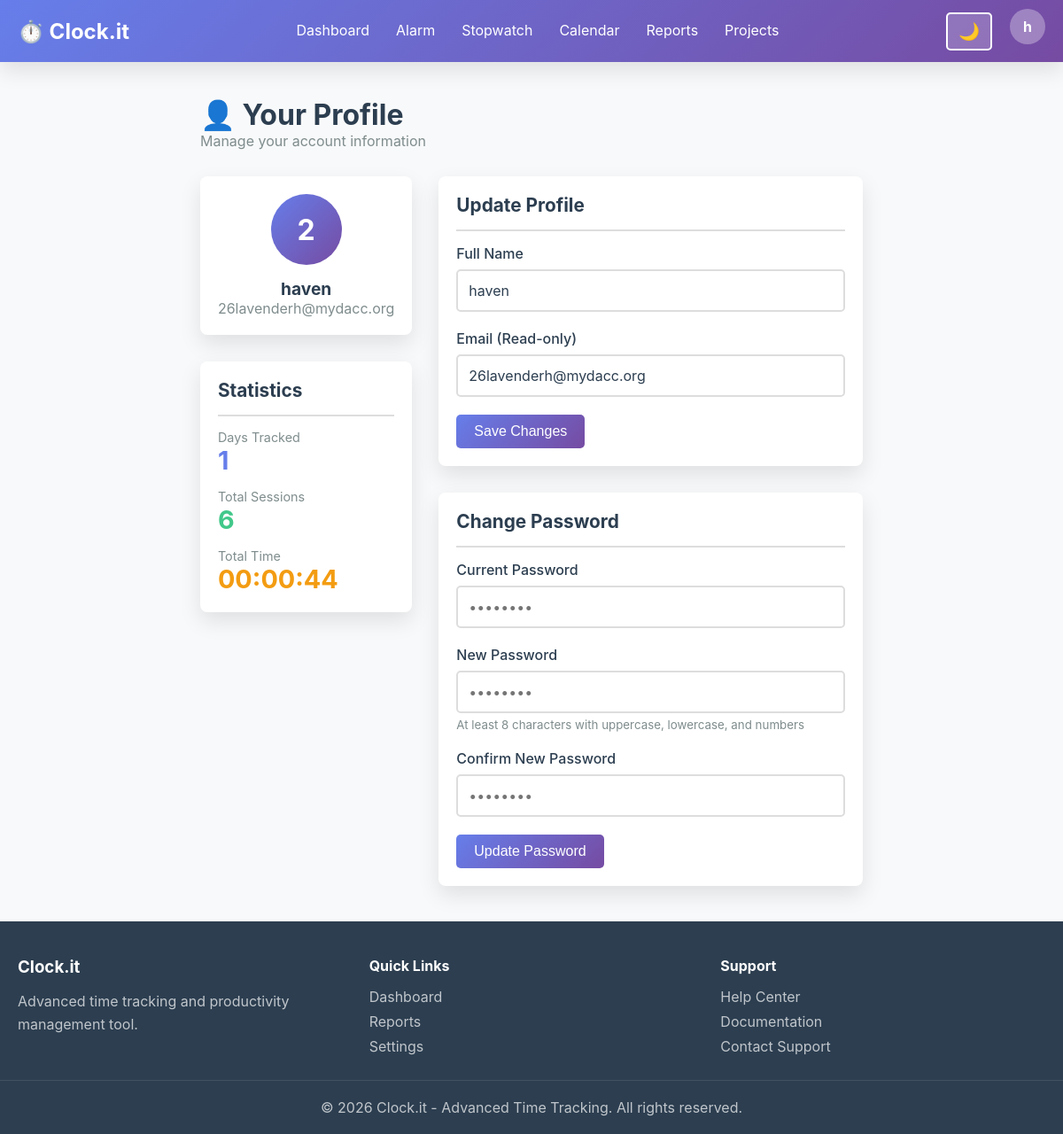
The page /profile.php (signed in) on the database its author committed.
### tables this page shows
CREATE TABLE users (
                id INTEGER PRIMARY KEY AUTOINCREMENT,
                email TEXT UNIQUE NOT NULL,
                password_hash TEXT NOT NULL,
                full_name TEXT,
                created_at DATETIME DEFAULT CURRENT_TIMESTAMP,
                updated_at DATETIME DEFAULT CURRENT_TIMESTAMP,
                is_admin INTEGER DEFAULT 0,
                theme TEXT DEFAULT 'light',
                notifications_enabled INTEGER DEFAULT 1
            );

### config/database.php (called while the page is built, shortened)
<?php
class Database {
    private static $instance = null;
    private $connection;
    private $dbType = 'sqlite';
    private $dbPath;
    private function __construct() {
        if ($this->dbType === 'sqlite') {
            $this->dbPath = dirname(__DIR__) . '/data/clock-it.db';
        }
    }
    private function connectSQLite() {
        try {
            $this->connection = new PDO('sqlite:' . $this->dbPath);
            $this->connection->setAttribute(PDO::ATTR_ERRMODE, PDO::ERRMODE_EXCEPTION);
        } catch (PDOException $e) {
            die('Database connection failed: ' . $e->getMessage());
        }
    }
    public static function getInstance() {
        if (self::$instance === null) {
            self::$instance = new self();
        }
        return self::$instance;
    }
    public function query($sql, $params = []) {
        $stmt = $this->connection->prepare($sql);
        $stmt->execute($params);
        return $stmt;
    }
    public function fetch($sql, $params = []) {
        return $this->query($sql, $params)->fetch(PDO::FETCH_ASSOC);
    }
}
?>

### config/init.php (called while the page is built, shortened)
<?php
require_once dirname(__FILE__) . '/database.php';
require_once dirname(__FILE__) . '/html-helper.php';
function isAuthenticated() {
    return isset($_SESSION['user_id']) && isset($_SESSION['user_email']);
}
function getCurrentUser() {
    $db = Database::getInstance();
    return $db->fetch("SELECT id, email, full_name, is_admin, theme FROM users WHERE id = ?", [$_SESSION['user_id']]);
}
function formatDuration($seconds) {
    $hours = floor($seconds / 3600);
    $minutes = floor(($seconds % 3600) / 60);
    $secs = $seconds % 60;
    return sprintf('%02d:%02d:%02d', $hours, $minutes, $secs);
}
?>

### profile.php (the view, shortened to what this page needs)
<?php
require_once 'config/init.php';
$user = getCurrentUser();
$userId = $_SESSION['user_id'];
$db = Database::getInstance();
$stats = $db->fetch(
    "SELECT
        COUNT(DISTINCT DATE(start_time)) as days_tracked,
        COUNT(*) as total_sessions,
        SUM(duration_seconds) as total_time
     FROM time_sessions
     WHERE user_id = ?",
    [$userId]
);
?>
<?php HTMLHelper::renderHeader('Profile', $user); ?>
<body class="<?php echo $user['theme'] === 'dark' ? 'dark-theme' : 'light-theme'; ?>">
    <?php HTMLHelper::renderNavigation('profile', $user); ?>
    <div class="container">
        <div style="margin-bottom: 30px;">
            <h1>👤 Your Profile</h1>
            <p class="text-muted">Manage your account information</p>
        </div>
        <div style="display: grid; grid-template-columns: 1fr 2fr; gap: 30px;">
            <div>
                <div class="card mb-30">
                    <div class="card-body" style="text-align: center;">
                        <div style="width: 80px; height: 80px; border-radius: 50%; background: linear-gradient(135deg, #667eea, #764ba2); display: flex; align-items: center; justify-content: center; color: white; font-size: 2rem; margin: 0 auto 15px; font-weight: bold;">
                            <?php echo ucfirst(substr($user['email'], 0, 1)); ?>
                        </div>
                        <div style="font-size: 1.2rem; font-weight: bold;">
                            <?php echo htmlspecialchars($user['full_name'] ?? explode('@', $user['email'])[0]); ?>
                        </div>
                        <div class="text-muted" style="word-break: break-all;">
                            <?php echo htmlspecialchars($user['email']); ?>
                        </div>
                    </div>
                </div>
                <div class="card">
                    <div class="card-header">
                        <h3 class="card-title">Statistics</h3>
                    </div>
                    <div class="card-body">
                        <div style="display: flex; flex-direction: column; gap: 15px;">
                            <div>
                                <div class="text-muted" style="font-size: 0.9rem;">Days Tracked</div>
                                <div style="font-size: 1.8rem; font-weight: bold; color: #667eea;">
                                    <?php echo $stats['days_tracked'] ?? 0; ?>
                                </div>
                            </div>
                            <div>
                                <div class="text-muted" style="font-size: 0.9rem;">Total Sessions</div>
                                <div style="font-size: 1.8rem; font-weight: bold; color: #42c88a;">
                                    <?php echo $stats['total_sessions'] ?? 0; ?>
                                </div>
                            </div>
                            <div>
                                <div class="text-muted" style="font-size: 0.9rem;">Total Time</div>
                                <div style="font-size: 1.8rem; font-weight: bold; color: #f39c12;">
                                    <?php echo formatDuration($stats['total_time'] ?? 0); ?>
                                </div>
                            </div>
                        </div>
                    </div>
                </div>
            </div>
            <div>
                <div class="card mb-30">
                    <div class="card-header">
                        <h3 class="card-title">Update Profile</h3>
                    </div>
                    <div class="card-body">
                        <form method="POST">
                            <div class="form-group">
                                <label for="full_name">Full Name</label>
                                <input type="text" id="full_name" name="full_name" value="<?php echo htmlspecialchars($user['full_name'] ?? ''); ?>" placeholder="John Doe">
                            </div>
                            <div class="form-group">
                                <label for="email">Email (Read-only)</label>
                                <input type="email" id="email" value="<?php echo htmlspecialchars($user['email']); ?>" disabled>
                            </div>
                            <button type="submit" name="action" value="update_profile" class="btn btn-primary">Save Changes</button>
                        </form>
                    </div>
                </div>
                <div class="card">
                    <div class="card-header">
                        <h3 class="card-title">Change Password</h3>
                    </div>
                    <div class="card-body">
                        <form method="POST">
                            <div class="form-group">
                                <label for="current_password">Current Password</label>
                                <input type="password" id="current_password" name="current_password" placeholder="••••••••" required>
                            </div>
                            <div class="form-group">
                                <label for="new_password">New Password</label>
                                <input type="password" id="new_password" name="new_password" placeholder="••••••••" required>
                                <small class="text-muted" style="display: block; margin-top: 5px;">
                                    At least 8 characters with uppercase, lowercase, and numbers
                                </small>
                            </div>
                            <div class="form-group">
                                <label for="confirm_password">Confirm New Password</label>
                                <input type="password" id="confirm_password" name="confirm_password" placeholder="••••••••" required>
                            </div>
                            <button type="submit" name="action" value="change_password" class="btn btn-primary">Update Password</button>
                        </form>
                    </div>
                </div>
            </div>
        </div>
    </div>
    <?php HTMLHelper::renderFooter(); ?>
</body>
</html>

### config/html-helper.php (shortened to what this page needs)
<?php
class HTMLHelper {
    public static function renderHeader($title, $user = null) {
        $theme = $user && isset($user['theme']) ? $user['theme'] : 'light';
        $baseUrl = defined('BASE_URL') ? BASE_URL : '';
        echo <<<HTML
<!DOCTYPE html>
<html lang="en" data-theme="$theme" data-base-url="$baseUrl">
<head>
    <meta charset="UTF-8">
    <meta name="viewport" content="width=device-width, initial-scale=1.0">
    <meta http-equiv="X-UA-Compatible" content="IE=edge">
    <title>$title - Clock.it</title>
    <link rel="stylesheet" href="{$baseUrl}/assets/css/style.css">
    <link rel="stylesheet" href="{$baseUrl}/assets/css/responsive.css">
    <link rel="stylesheet" href="{$baseUrl}/assets/css/dark-mode.css">
</head>
<body class="$theme-theme">
HTML;
    }
    public static function renderNavigation($currentPage = '', $user = null) {
        $baseUrl = defined('BASE_URL') ? BASE_URL : '';
        $userEmail = $user ? htmlspecialchars($user['email']) : '';
        $userName = $user && $user['full_name'] ? htmlspecialchars($user['full_name']) : explode('@', $userEmail)[0];
        $userInitial = !empty($userName) ? $userName[0] : '?';
        echo <<<HTML
<nav class="navbar">
    <div class="navbar-container">
        <div class="navbar-brand">
            <a href="{$baseUrl}/dashboard.php" class="brand-logo">⏱️ Clock.it</a>
        </div>
        <ul class="navbar-menu" id="navMenu">
            <li><a href="{$baseUrl}/dashboard.php" class="nav-link $(currentPage === 'dashboard' ? 'active' : '')">Dashboard</a></li>
            <li><a href="{$baseUrl}/alarm.php" class="nav-link $(currentPage === 'alarm' ? 'active' : '')">Alarm</a></li>
            <li><a href="{$baseUrl}/stopwatch.php" class="nav-link $(currentPage === 'stopwatch' ? 'active' : '')">Stopwatch</a></li>
            <li><a href="{$baseUrl}/calendar.php" class="nav-link $(currentPage === 'calendar' ? 'active' : '')">Calendar</a></li>
            <li><a href="{$baseUrl}/reports.php" class="nav-link $(currentPage === 'reports' ? 'active' : '')">Reports</a></li>
            <li><a href="{$baseUrl}/projects.php" class="nav-link $(currentPage === 'projects' ? 'active' : '')">Projects</a></li>
HTML;
        echo <<<HTML
        </ul>
        <div class="navbar-end">
            <button id="themeToggle" class="theme-toggle" title="Toggle dark/light mode">
                <span id="themeIcon">🌙</span>
            </button>
            <div class="user-menu">
                <div class="user-avatar">$userInitial</div>
                <div class="user-dropdown">
                    <div class="user-info">
                        <div class="user-name">$userName</div>
                        <div class="user-email">$userEmail</div>
                    </div>
                    <hr>
                    <a href="{$baseUrl}/profile.php" class="dropdown-item">👤 Profile</a>
                    <a href="{$baseUrl}/settings.php" class="dropdown-item">⚙️ Settings</a>
                    <hr>
                    <a href="{$baseUrl}/logout.php" class="dropdown-item logout">🚪 Logout</a>
                </div>
            </div>
        </div>
        <button id="menuToggle" class="menu-toggle">☰</button>
    </div>
</nav>
HTML;
    }
    public static function renderFooter() {
        $year = date('Y');
        $baseUrl = defined('BASE_URL') ? BASE_URL : '';
        echo <<<HTML
<footer class="footer">
    <div class="footer-container">
        <div class="footer-section">
            <h3>Clock.it</h3>
            <p>Advanced time tracking and productivity management tool.</p>
        </div>
        <div class="footer-section">
            <h4>Quick Links</h4>
            <ul>
                <li><a href="{$baseUrl}/dashboard.php">Dashboard</a></li>
                <li><a href="{$baseUrl}/reports.php">Reports</a></li>
                <li><a href="{$baseUrl}/settings.php">Settings</a></li>
            </ul>
        </div>
        <div class="footer-section">
            <h4>Support</h4>
            <ul>
                <li><a href="{$baseUrl}/help.php">Help Center</a></li>
                <li><a href="{$baseUrl}/docs.php">Documentation</a></li>
                <li><a href="mailto:support@clock-it.local">Contact Support</a></li>
            </ul>
        </div>
    </div>
    <div class="footer-bottom">
        <p>&copy; $year Clock.it - Advanced Time Tracking. All rights reserved.</p>
    </div>
</footer>
<script>
    window.APP_BASE_URL = window.APP_BASE_URL || document.documentElement.dataset.baseUrl || '';
</script>
<script src="{$baseUrl}/assets/js/main.js"></script>
<script src="{$baseUrl}/assets/js/theme.js"></script>
</body>
</html>
HTML;
    }
}
?>

### rows shown on the page
users: full_name "h", email "2", full_name "haven", email "26lavenderh@mydacc.org"

### other values the page prints
$stats['days_tracked'] "1"
$stats['total_sessions'] "6"
formatDuration($stats['total_time'] ?? 0) "00:00:44"
